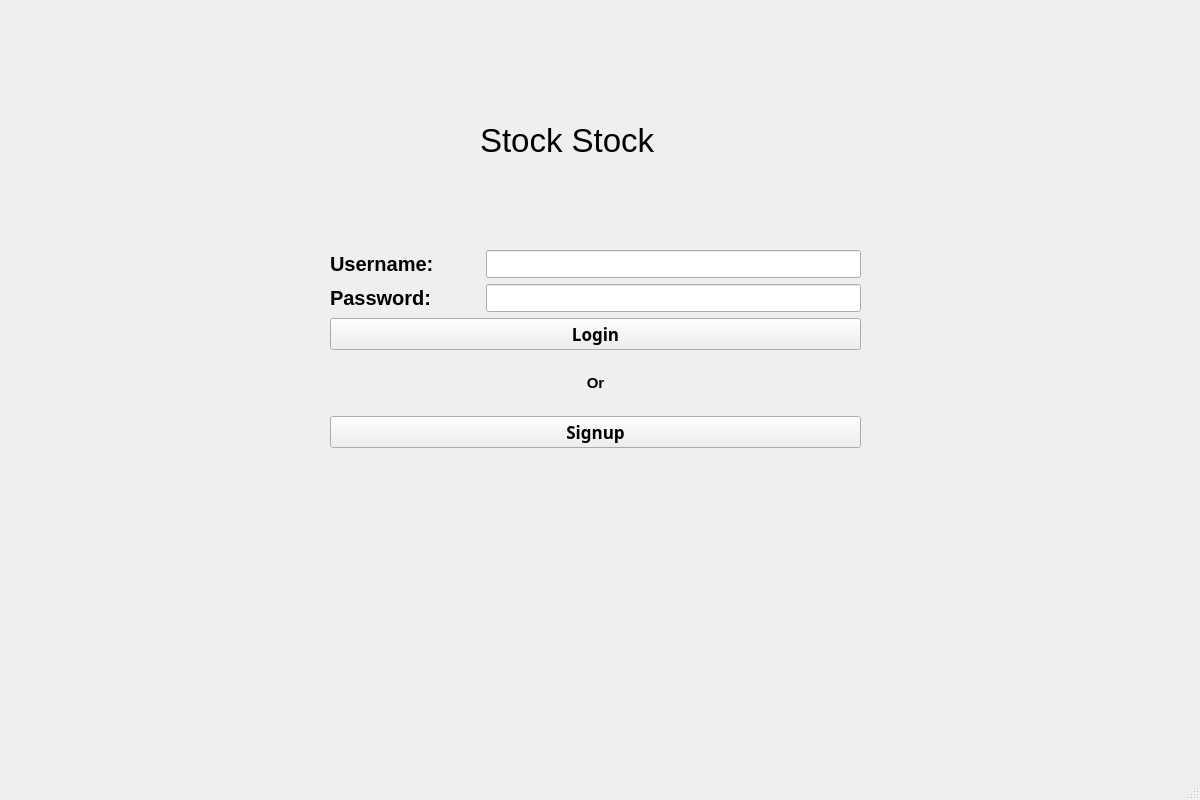
<?xml version="1.0" encoding="UTF-8"?>
<ui version="4.0">
 <class>MainWindow</class>
 <widget class="QMainWindow" name="MainWindow">
  <property name="geometry">
   <rect>
    <x>0</x>
    <y>0</y>
    <width>1200</width>
    <height>800</height>
   </rect>
  </property>
  <property name="windowTitle">
   <string>MainWindow</string>
  </property>
  <widget class="QWidget" name="centralwidget">
   <widget class="QWidget" name="layoutWidget">
    <property name="geometry">
     <rect>
      <x>330</x>
      <y>250</y>
      <width>531</width>
      <height>198</height>
     </rect>
    </property>
    <layout class="QVBoxLayout" name="verticalLayout">
     <item>
      <layout class="QVBoxLayout" name="verticalLayout_2">
       <item>
        <layout class="QHBoxLayout" name="horizontalLayout">
         <item>
          <widget class="QLabel" name="User_label">
           <property name="minimumSize">
            <size>
             <width>150</width>
             <height>0</height>
            </size>
           </property>
           <property name="font">
            <font>
             <pointsize>15</pointsize>
             <bold>true</bold>
            </font>
           </property>
           <property name="text">
            <string>Username:</string>
           </property>
          </widget>
         </item>
         <item>
          <widget class="QLineEdit" name="username_line">
           <property name="font">
            <font>
             <pointsize>13</pointsize>
            </font>
           </property>
           <property name="text">
            <string/>
           </property>
          </widget>
         </item>
        </layout>
       </item>
       <item>
        <layout class="QHBoxLayout" name="horizontalLayout_2">
         <item>
          <widget class="QLabel" name="Pass_label">
           <property name="minimumSize">
            <size>
             <width>150</width>
             <height>0</height>
            </size>
           </property>
           <property name="font">
            <font>
             <pointsize>15</pointsize>
             <bold>true</bold>
            </font>
           </property>
           <property name="text">
            <string>Password:</string>
           </property>
          </widget>
         </item>
         <item>
          <widget class="QLineEdit" name="password_line">
           <property name="font">
            <font>
             <pointsize>13</pointsize>
            </font>
           </property>
           <property name="text">
            <string/>
           </property>
           <property name="echoMode">
            <enum>QLineEdit::Password</enum>
           </property>
          </widget>
         </item>
        </layout>
       </item>
      </layout>
     </item>
     <item>
      <widget class="QPushButton" name="loginButton">
       <property name="font">
        <font>
         <family>MS PGothic</family>
         <pointsize>13</pointsize>
         <bold>true</bold>
         <underline>false</underline>
        </font>
       </property>
       <property name="cursor">
        <cursorShape>ArrowCursor</cursorShape>
       </property>
       <property name="focusPolicy">
        <enum>Qt::StrongFocus</enum>
       </property>
       <property name="text">
        <string>Login</string>
       </property>
      </widget>
     </item>
     <item>
      <widget class="QLabel" name="or_label">
       <property name="font">
        <font>
         <pointsize>11</pointsize>
         <bold>true</bold>
         <underline>false</underline>
         <strikeout>false</strikeout>
         <kerning>false</kerning>
        </font>
       </property>
       <property name="text">
        <string>Or</string>
       </property>
       <property name="alignment">
        <set>Qt::AlignCenter</set>
       </property>
      </widget>
     </item>
     <item>
      <widget class="QPushButton" name="signupButton">
       <property name="font">
        <font>
         <family>MS PGothic</family>
         <pointsize>13</pointsize>
         <bold>true</bold>
         <underline>false</underline>
        </font>
       </property>
       <property name="cursor">
        <cursorShape>ArrowCursor</cursorShape>
       </property>
       <property name="focusPolicy">
        <enum>Qt::StrongFocus</enum>
       </property>
       <property name="text">
        <string>Signup</string>
       </property>
      </widget>
     </item>
    </layout>
   </widget>
   <widget class="QLabel" name="label">
    <property name="geometry">
     <rect>
      <x>480</x>
      <y>100</y>
      <width>221</width>
      <height>81</height>
     </rect>
    </property>
    <property name="font">
     <font>
      <pointsize>25</pointsize>
     </font>
    </property>
    <property name="text">
     <string>Stock Stock</string>
    </property>
   </widget>
  </widget>
  <widget class="QStatusBar" name="statusbar"/>
 </widget>
 <resources/>
 <connections/>
</ui>
